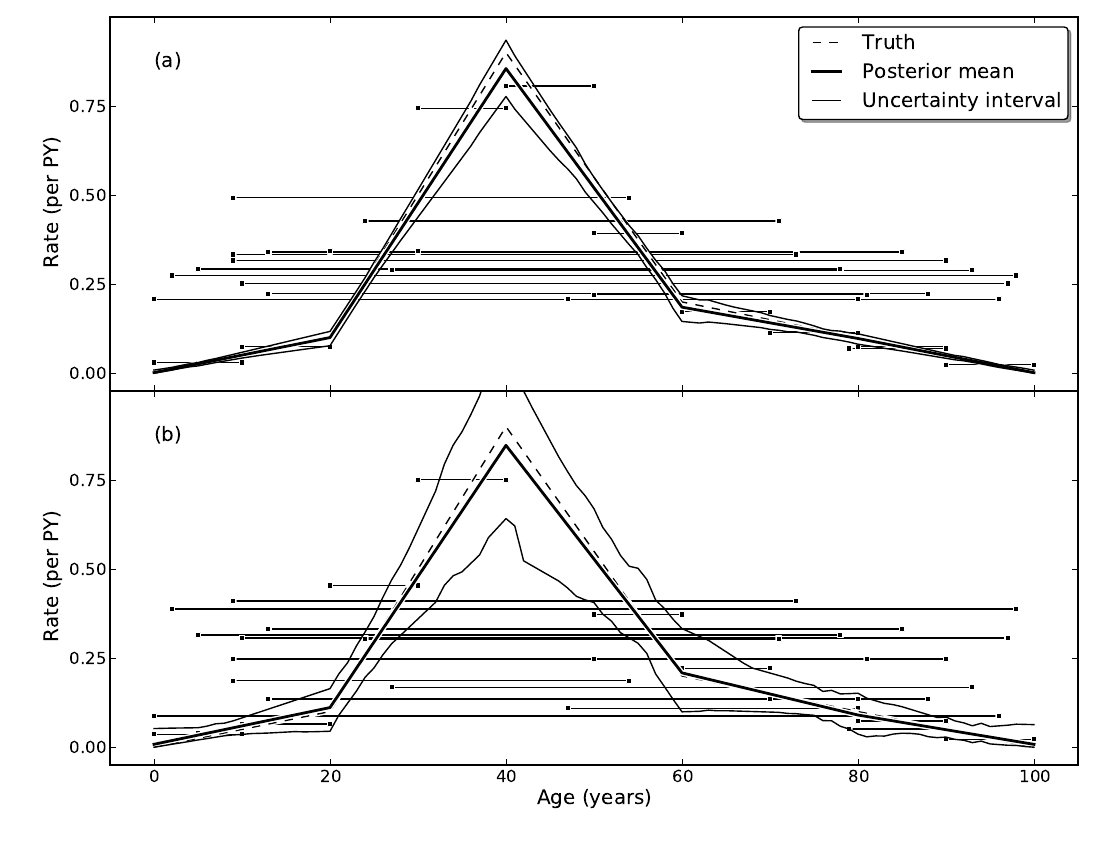

Python code for this plot:
""" Where midpoint model works and does not
"""

# add to path, to make importing possible
import sys
sys.path += ['.', '..']

import pylab as pl
import pymc as mc
import scipy.interpolate

import graphics
import book_graphics
reload(book_graphics)


import age_group_models as agm
reload(agm)

m = {}

mc.np.random.seed(12345)
f = scipy.interpolate.interp1d([0, 20, 40, 60, 100], [0, .1, .9, .2, 0])
model = agm.simulate_age_group_data(N=25, delta_true=5e2, pi_true=f)
agm.fit_age_standardizing_model(model)

m[0] = model

mc.np.random.seed(12345)
f = scipy.interpolate.interp1d([0, 20, 40, 60, 100], [0, .1, .9, .2, 0])
model = agm.simulate_age_group_data(N=25, delta_true=5, pi_true=f)
agm.fit_age_standardizing_model(model)
m[1] = model

agm.plot_fits(m)
pl.savefig('graphics/age_group_standardize.pdf')

pl.show()
